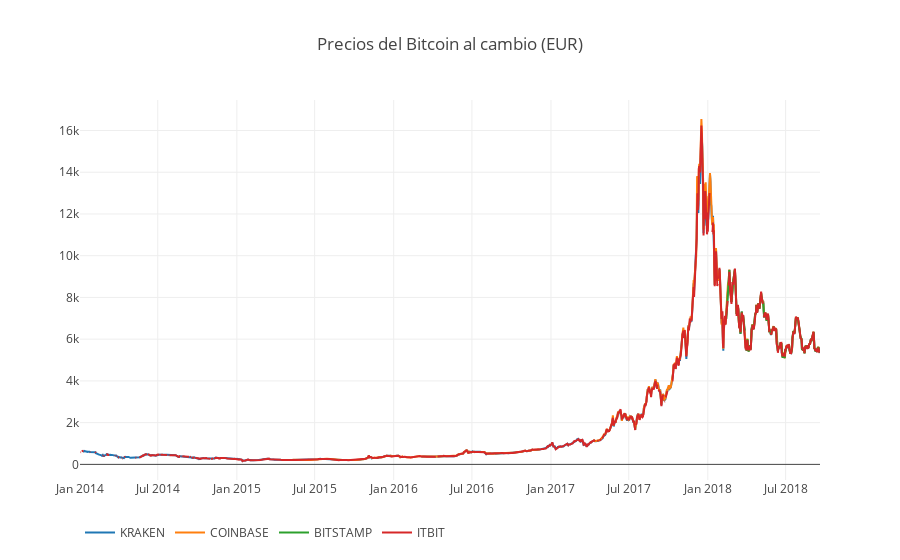

The notebook cell this image was saved under:
### Code cell
# Grafico de los datos limpios
df_scatter(btc_eur_datasets, 'Precios del Bitcoin al cambio (EUR)')

### Figure 1 — Plotly figure (JSON) as saved in the notebook; plotly's stock layout.template omitted (floating-point values rounded to 4 significant figures; data arrays with more than 128 entries replaced by an {"elided": "..."} marker saying what was removed)
{"data": [{"name": "KRAKEN", "type": "scatter", "uid": "9476b7b6-bce1-11e8-8a4e-d8cb8a80ab2a", "x": {"elided": "1723 str values"}, "y": {"elided": "1723 float values"}}, {"name": "COINBASE", "type": "scatter", "uid": "9476b7b7-bce1-11e8-a09c-d8cb8a80ab2a", "x": {"elided": "1723 str values"}, "y": {"elided": "1723 float values"}}, {"name": "BITSTAMP", "type": "scatter", "uid": "9476b7b8-bce1-11e8-bb47-d8cb8a80ab2a", "x": {"elided": "1723 str values"}, "y": {"elided": "1723 float values"}}, {"name": "ITBIT", "type": "scatter", "uid": "9476b7b9-bce1-11e8-bc21-d8cb8a80ab2a", "x": {"elided": "1723 str values"}, "y": {"elided": "1723 float values"}}], "layout": {"legend": {"orientation": "h"}, "title": "Precios del Bitcoin al cambio (EUR)", "xaxis": {"type": "date"}, "yaxis": {"showticklabels": true, "title": "", "type": "linear"}}}
